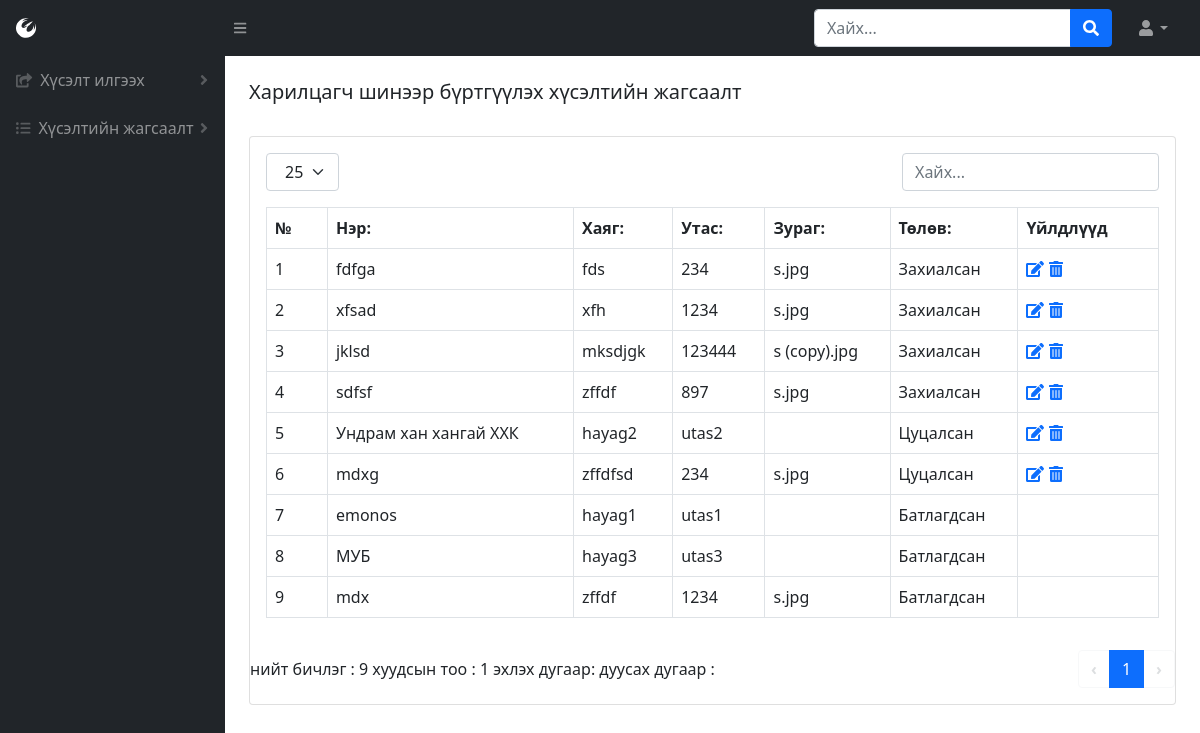
The page /company-list (signed in) on the database its author committed.
### BMweb/models.py (models this page shows, shortened)
class Company(models.Model):
    comName = models.CharField(max_length=300, verbose_name=_("Компаний нэр"))
    hayag = models.CharField(max_length=1000, verbose_name=_("Компаний хаяг"))
    phone = models.CharField(max_length=30, verbose_name=_("Компаний утас"))
    thumbimage = models.ImageField(
        upload_to="media/productthumb/", blank = True, null=True,  verbose_name=_("Зураг")
    )
    comState = models.ForeignKey(State, on_delete=CASCADE, verbose_name=_("Төлөв"))
    class Meta:
        verbose_name = _("Компани")
        verbose_name_plural = _("Компани")

class State(models.Model):
    stateName = models.CharField(max_length=300, verbose_name=_("Төлөвийн нэр"))
    class Meta:
        verbose_name = _("Барааны төлөв")
        verbose_name_plural = _("Барааны төлөв")
    def __str__(self):
        return self.stateName

### BMweb/views.py (the view)
# urls.py: path('company-list',views.companyList,name='company-list'),
def companyList(request):
    if 'user_id' in request.session:
        p = Company.objects.all().order_by('comState')
        size = 25
        if 'size' in request.GET:
            size = request.GET['size']
        pc = Paginator(p, size)
        page_num = 1
        if 'page' in request.GET:
            page_num = int(request.GET['page'])
            print('page')
            print(page_num)
        page=pc.page(page_num)
        h = Hereglegch.objects.get(pk=request.session['user_id'])
        return render(request,'companyList.html', {'user': h, 'companyList': page.object_list, 'size':size, 'count':pc.count, 'page_count': pc.num_pages, 'page_range':pc.page_range, 'page_num':page_num, 'has_next':page.has_next(), 'has_previous': page.has_previous(), 'start_index':page.start_index() })
    else:
        return redirect('/login')

### BMweb/templates/companyList.html (shortened to what this page needs)
{% load static %}
<!DOCTYPE html>
<html lang="en">
    <head>
        <link href="https://cdn.jsdelivr.net/npm/simple-datatables@latest/dist/style.css" rel="stylesheet" />
        <link href="css/styles.css" rel="stylesheet" />
        <link href="{% static 'css/styles.css' %}" rel="stylesheet"/>
    </head>
    <body class="sb-nav-fixed">
        {% include "topNav.html" %}
        <div id="layoutSidenav">
            {% include "leftNav.html" %}
            <div id="layoutSidenav_content">
                {%  include "comList.html" %}
            </div>
        </div>
    </body>
</html>

### BMweb/templates/comList.html (shortened to what this page needs)
<main>    {% include "tabs.html" %}
    <div class="container-fluid px-4">
        <h5 class="mt-4">Харилцагч шинээр бүртгүүлэх хүсэлтийн жагсаалт</h5>
        <div class="card mb-4">
            <div class="card-body">
                {% include "tableTop.html" %}
                <table id="datatablesSimple" class="dataTable-table">
                  <thead>
                      <tr>
                          <th data-sortable="" class="asc">
                            <a href="#" class="dataTable-sorter">№</a>
                        </th>
                          <th data-sortable="" class="asc">
                              <a href="#" class="dataTable-sorter">Нэр:</a>
                          </th>
                          <th data-sortable="" class="asc">
                              <a href="#" class="dataTable-sorter">Хаяг:</a>
                          </th>
                          <th data-sortable="" class="asc">
                              <a href="#" class="dataTable-sorter">Утас:</a>
                          </th>
                          <th data-sortable="" class="asc">
                              <a href="#" class="dataTable-sorter">Зураг:</a>
                          </th>
                          <th data-sortable="" class="asc">
                              <a href="#" class="dataTable-sorter">Төлөв:</a>
                          </th>
                          <th data-sortable="" class="asc">
                              <a href="#" class="dataTable-sorter">Үйлдлүүд</a>
                          </th>
                      </tr>
                  </thead>
                    {% for h in companyList %}
                      <tr>
                          <td>{{ forloop.counter0|add:start_index }}</td>
                          <td>{{ h.comName }}</td>
                          <td>{{ h.hayag }}</td>
                          <td>{{ h.phone }}</td>
                          <td>{{ h.thumbimage }}</td>
                          <td>{{ h.comState }}</td>
                          <td>
                          {% if user.role_id|add:0 < 3 and h.comState_id|add:0 < 3 %}
                            <a href="/company?edit={{h.id}}"><i class="fas fa-edit"></i></a>
                            <a href="/company?del={{h.id}}" class="confirm-delete" onclick="return confirm('Та устгахдаа итгэлтэй байна уу?')" ><i class="fas fa-trash-alt"></i></a>
                          {% endif %}
                          </td>
                      </tr>
                    {% endfor %}
                </table>
            </div>
            {% include "tableBottom.html" %}
        </div>
    </div>
</main>

### rows shown on the page
Company: comName "fdfga", hayag "fds", phone "234", thumbimage "s.jpg", comState "Захиалсан"
Company: comName "xfsad", hayag "xfh", phone "1234", thumbimage "s.jpg", comState "Захиалсан"
Company: comName "jklsd", hayag "mksdjgk", phone "123444", thumbimage "s (copy).jpg", comState "Захиалсан"
Company: comName "sdfsf", hayag "zffdf", phone "897", thumbimage "s.jpg", comState "Захиалсан"
Company: comName "Ундрам хан хангай ХХК", hayag "hayag2", phone "utas2", comState "Цуцалсан"
Company: comName "mdxg", hayag "zffdfsd", phone "234", thumbimage "s.jpg", comState "Цуцалсан"
Company: comName "emonos", hayag "hayag1", phone "utas1", comState "Батлагдсан"
Company: comName "МУБ", hayag "hayag3", phone "utas3", comState "Батлагдсан"
Company: comName "mdx", hayag "zffdf", phone "1234", thumbimage "s.jpg", comState "Батлагдсан"

### other values the page prints
{{ count }} "9"
{{ page_count }} "1"
